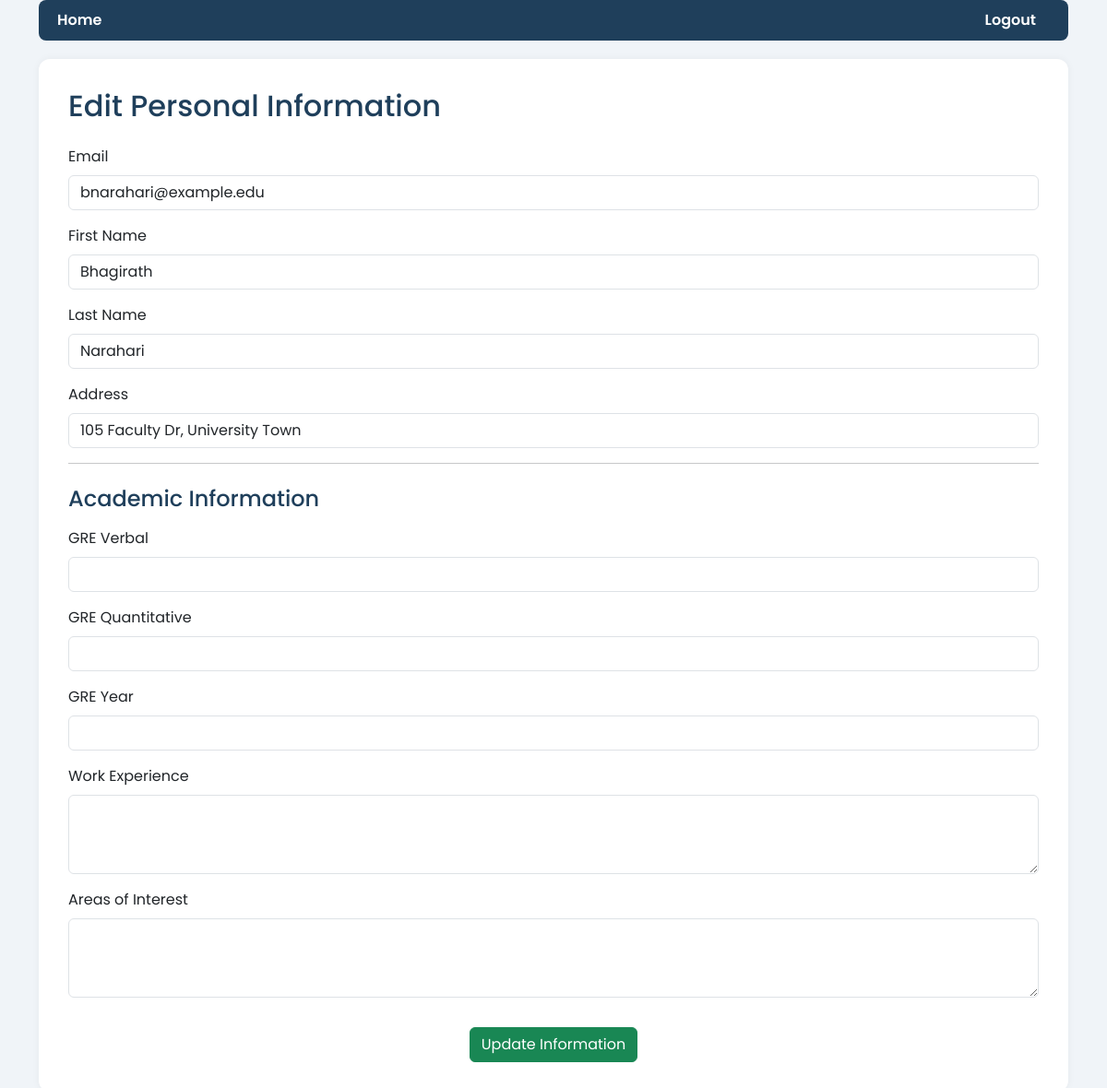
The app's page /applicant/edit_info (signed in) with its own data.
### tables this page shows
CREATE TABLE users (
    uid CHAR(8) PRIMARY KEY,
    email VARCHAR(100) UNIQUE NOT NULL,
    username VARCHAR(50) UNIQUE NOT NULL,
    password VARCHAR(255) NOT NULL,
    user_type INTEGER NOT NULL CHECK (user_type BETWEEN 1 AND 6),
    first_name VARCHAR(50) NOT NULL,
    last_name VARCHAR(50) NOT NULL,
    address TEXT,
    created_at TIMESTAMP DEFAULT CURRENT_TIMESTAMP,
    updated_at TIMESTAMP DEFAULT CURRENT_TIMESTAMP,
    CHECK (length(uid) = 8 AND uid GLOB '[0-9]*')
    -- 1 = applicant, 2 = gradstudent, 3 = faculty, 4 = admin, 5 = gs, 6 = alumni
);

### main.py (the view, shortened to what this page needs)
@app.route('/applicant/edit_info', methods=['GET', 'POST'])
def edit_info():
    if 'uid' not in session:
        return redirect(url_for('login'))
    uid = session['uid']
    conn = get_db_connection()
    user = conn.execute("SELECT * FROM users WHERE uid = ?", (uid,)).fetchone()
    applicant = conn.execute("SELECT * FROM applicant WHERE uid = ?", (uid,)).fetchone()
    conn.close()
    return render_template('applicant_edit_info.html', user=user, applicant=applicant)

### main.py (called while the page is built)
def get_db_connection(): #basic getting connection fucntion to avoid repetitivness
    conn = sqlite3.connect('phase-2.db')
    conn.row_factory = sqlite3.Row
    return conn

### templates/applicant_edit_info.html (shortened to what this page needs)
<!DOCTYPE html>
<html lang="en">
<head>
  <link href="https://cdn.jsdelivr.net/npm/bootstrap@5.3.0/dist/css/bootstrap.min.css" rel="stylesheet">
</head>
<body>
  <div class="container">
    <div class="navbar d-flex justify-content-between align-items-center">
      <a href="{{ url_for('home') }}">Home</a>
      <a href="{{ url_for('logout') }}">Logout</a>
    </div>
    <div class="card">
      <h2 class="mb-4">Edit Personal Information</h2>
      <form method="POST">
        <div class="mb-3">
          <label class="form-label">Email</label>
          <input name="email" type="email" class="form-control" value="{{ user.email }}" required>
        </div>
        <div class="mb-3">
          <label class="form-label">First Name</label>
          <input name="first_name" type="text" class="form-control" value="{{ user.first_name }}" required>
        </div>
        <div class="mb-3">
          <label class="form-label">Last Name</label>
          <input name="last_name" type="text" class="form-control" value="{{ user.last_name }}" required>
        </div>
        <div class="mb-3">
          <label class="form-label">Address</label>
          <input name="address" type="text" class="form-control" value="{{ user.address }}" required>
        </div>
        <hr>
        <h4 class="mt-4 mb-3">Academic Information</h4>
        <div class="mb-3">
          <label class="form-label">GRE Verbal</label>
          <input name="gre_verbal" type="number" min="130" max="170" class="form-control" value="{{ applicant.gre_verbal or '' }}">
        </div>
        <div class="mb-3">
          <label class="form-label">GRE Quantitative</label>
          <input name="gre_quant" type="number" min="130" max="170" class="form-control" value="{{ applicant.gre_quant or '' }}">
        </div>
        <div class="mb-3">
          <label class="form-label">GRE Year</label>
          <input name="gre_year" type="number" min="2000" max="2100" class="form-control" value="{{ applicant.gre_year or '' }}">
        </div>
        <div class="mb-3">
          <label class="form-label">Work Experience</label>
          <textarea name="work_experience" class="form-control" rows="3">{{ applicant.work_experience or '' }}</textarea>
        </div>
        <div class="mb-3">
          <label class="form-label">Areas of Interest</label>
          <textarea name="areas_of_interest" class="form-control" rows="3">{{ applicant.areas_of_interest or '' }}</textarea>
        </div>
        <div class="text-center">
          <button type="submit" class="btn btn-success mt-3">Update Information</button>
        </div>
      </form>
    </div>
  </div>
</body>
</html>

### templates/applicant_edit_info.html (style rules this page uses)
body { font-family: 'Poppins', sans-serif; background-color: #f0f4f8; color: #2c3e50; }
.navbar { background-color: #1f3f5b; padding: 10px 20px; border-radius: 8px; margin-bottom: 20px; }
.navbar a { color: #ffffff; margin-right: 15px; text-decoration: none; font-weight: 600; }
.card { border: none; border-radius: 12px; box-shadow: 0 0 8px rgba(0, 0, 0, 0.05); background-color: #ffffff; padding: 2rem; }
h2, h4 { color: #1f3f5b; }
.btn-success { background-color: #198754; border-color: #198754; }

### records on screen
users: email "bnarahari@example.edu", first_name "Bhagirath", last_name "Narahari", address "105 Faculty Dr, University Town"
